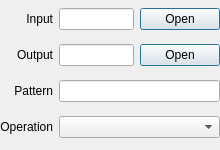
<?xml version="1.0" encoding="UTF-8"?>
<ui version="4.0">
 <author>Patrick Ziegler</author>
 <class>MediaCopierParam</class>
 <widget class="QWidget" name="MediaCopierParam">
  <property name="geometry">
   <rect>
    <x>0</x>
    <y>0</y>
    <width>220</width>
    <height>150</height>
   </rect>
  </property>
  <layout class="QGridLayout" name="gridLayout">
   <property name="leftMargin">
    <number>0</number>
   </property>
   <property name="topMargin">
    <number>0</number>
   </property>
   <property name="rightMargin">
    <number>0</number>
   </property>
   <property name="bottomMargin">
    <number>0</number>
   </property>
   <item row="0" column="0">
    <widget class="QLabel" name="dirsInputDirLabel">
     <property name="text">
      <string>Input</string>
     </property>
     <property name="alignment">
      <set>Qt::AlignRight|Qt::AlignTrailing|Qt::AlignVCenter</set>
     </property>
    </widget>
   </item>
   <item row="0" column="1">
    <widget class="QLineEdit" name="dirsInputDirText"/>
   </item>
   <item row="0" column="2">
    <widget class="QDialogButtonBox" name="dirsInputDirButton">
     <property name="sizePolicy">
      <sizepolicy hsizetype="Maximum" vsizetype="Fixed">
       <horstretch>0</horstretch>
       <verstretch>0</verstretch>
      </sizepolicy>
     </property>
     <property name="standardButtons">
      <set>QDialogButtonBox::Open</set>
     </property>
    </widget>
   </item>
   <item row="1" column="0">
    <widget class="QLabel" name="dirsOutputDirLabel">
     <property name="text">
      <string>Output</string>
     </property>
     <property name="alignment">
      <set>Qt::AlignRight|Qt::AlignTrailing|Qt::AlignVCenter</set>
     </property>
    </widget>
   </item>
   <item row="1" column="1">
    <widget class="QLineEdit" name="dirsOutputDirText"/>
   </item>
   <item row="1" column="2">
    <widget class="QDialogButtonBox" name="dirsOutputDirButton">
     <property name="sizePolicy">
      <sizepolicy hsizetype="Maximum" vsizetype="Fixed">
       <horstretch>0</horstretch>
       <verstretch>0</verstretch>
      </sizepolicy>
     </property>
     <property name="standardButtons">
      <set>QDialogButtonBox::Open</set>
     </property>
    </widget>
   </item>
   <item row="2" column="0">
    <widget class="QLabel" name="paramBaseFormatLabel">
     <property name="text">
      <string>Pattern</string>
     </property>
     <property name="alignment">
      <set>Qt::AlignRight|Qt::AlignTrailing|Qt::AlignVCenter</set>
     </property>
    </widget>
   </item>
   <item row="3" column="0">
    <widget class="QLabel" name="paramCommandLabel">
     <property name="text">
      <string>Operation</string>
     </property>
     <property name="alignment">
      <set>Qt::AlignRight|Qt::AlignTrailing|Qt::AlignVCenter</set>
     </property>
    </widget>
   </item>
   <item row="2" column="1" colspan="2">
    <widget class="QLineEdit" name="paramPattern">
     <property name="text">
      <string/>
     </property>
    </widget>
   </item>
   <item row="3" column="1" colspan="2">
    <widget class="QComboBox" name="paramCommand"/>
   </item>
  </layout>
 </widget>
 <tabstops>
  <tabstop>dirsInputDirText</tabstop>
  <tabstop>dirsInputDirButton</tabstop>
  <tabstop>dirsOutputDirText</tabstop>
  <tabstop>dirsOutputDirButton</tabstop>
  <tabstop>paramPattern</tabstop>
  <tabstop>paramCommand</tabstop>
 </tabstops>
 <resources/>
 <connections/>
</ui>
